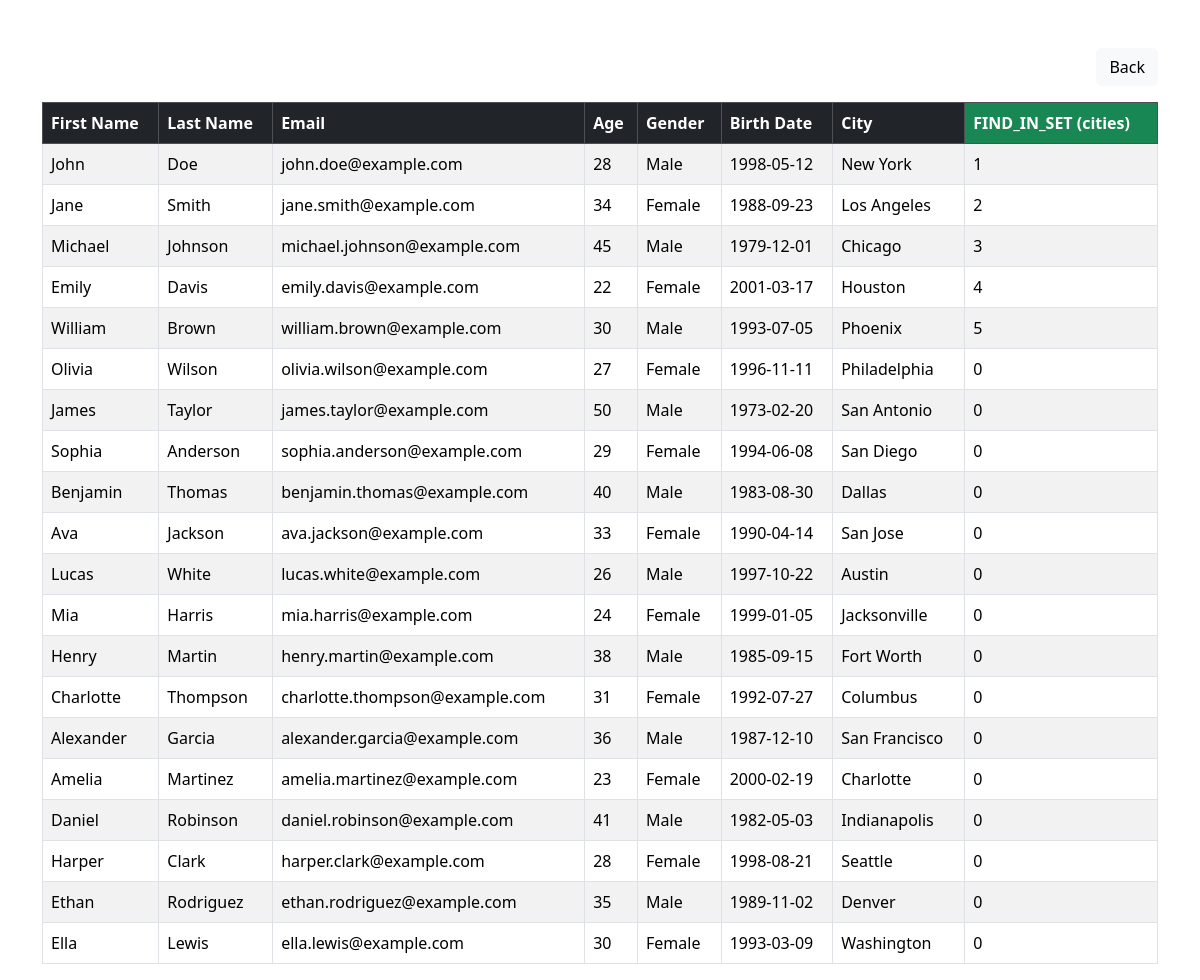
The page /find_in_set.php on the database its author committed.
### tables this page shows
CREATE TABLE `peopletbl` (
  `first_name` varchar(50) NOT NULL,
  `last_name` varchar(50) NOT NULL,
  `email` varchar(50) NOT NULL,
  `age` int(5) NOT NULL,
  `gender` varchar(20) NOT NULL,
  `birth_date` date NOT NULL,
  `city` varchar(50) NOT NULL
);

### find_in_set.php (the view, shortened to what this page needs)
<?php
require_once "dbconnection.php";
$sql = "SELECT *, FIND_IN_SET(city, 'New York,Los Angeles,Chicago,Houston,Phoenix') AS city_position FROM peopletbl";
$result = mysqli_query($conn, $sql);
?>
<!DOCTYPE html>
<html lang="en">
<head>
    <link href="https://cdn.jsdelivr.net/npm/bootstrap@5.3.2/dist/css/bootstrap.min.css" rel="stylesheet">
</head>
<body>
<div class="container mt-5">
    <div class="d-flex justify-content-end mb-3">
        <a href="index.php" class="btn btn-light">Back</a>
    </div>
    <table class="table table-bordered table-striped">
        <thead class="table-dark">
            <tr>
                <th>First Name</th>
                <th>Last Name</th>
                <th>Email</th>
                <th>Age</th>
                <th>Gender</th>
                <th>Birth Date</th>
                <th>City</th>
                <th class="bg-success">FIND_IN_SET (cities)</th>
            </tr>
        </thead>
        <tbody>
        <?php
        if (mysqli_num_rows($result) > 0) {
            while ($row = mysqli_fetch_assoc($result)) {
                echo "<tr>";
                echo "<td>{$row['first_name']}</td>";
                echo "<td>{$row['last_name']}</td>";
                echo "<td>{$row['email']}</td>";
                echo "<td>{$row['age']}</td>";
                echo "<td>{$row['gender']}</td>";
                echo "<td>{$row['birth_date']}</td>";
                echo "<td>{$row['city']}</td>";
                echo "<td>{$row['city_position']}</td>";
                echo "</tr>";
            }
        } else {
            echo "<tr><td colspan='8'>No records found</td></tr>";
        }
        ?>
        </tbody>
    </table>
</div>
</body>
</html>

### rows shown on the page
peopletbl: first_name "John", last_name "Doe", email "john.doe@example.com", age "28", gender "Male", birth_date "1998-05-12", city "New York", city_position "1"
peopletbl: first_name "Jane", last_name "Smith", email "jane.smith@example.com", age "34", gender "Female", birth_date "1988-09-23", city "Los Angeles", city_position "2"
peopletbl: first_name "Michael", last_name "Johnson", email "michael.johnson@example.com", age "45", gender "Male", birth_date "1979-12-01", city "Chicago", city_position "3"
peopletbl: first_name "Emily", last_name "Davis", email "emily.davis@example.com", age "22", gender "Female", birth_date "2001-03-17", city "Houston", city_position "4"
peopletbl: first_name "William", last_name "Brown", email "william.brown@example.com", age "30", gender "Male", birth_date "1993-07-05", city "Phoenix", city_position "5"
peopletbl: first_name "Olivia", last_name "Wilson", email "olivia.wilson@example.com", age "27", gender "Female", birth_date "1996-11-11", city "Philadelphia", city_position "0"
peopletbl: first_name "James", last_name "Taylor", email "james.taylor@example.com", age "50", gender "Male", birth_date "1973-02-20", city "San Antonio", city_position "0"
peopletbl: first_name "Sophia", last_name "Anderson", email "sophia.anderson@example.com", age "29", gender "Female", birth_date "1994-06-08", city "San Diego", city_position "0"
peopletbl: first_name "Benjamin", last_name "Thomas", email "benjamin.thomas@example.com", age "40", gender "Male", birth_date "1983-08-30", city "Dallas", city_position "0"
peopletbl: first_name "Ava", last_name "Jackson", email "ava.jackson@example.com", age "33", gender "Female", birth_date "1990-04-14", city "San Jose", city_position "0"
peopletbl: first_name "Lucas", last_name "White", email "lucas.white@example.com", age "26", gender "Male", birth_date "1997-10-22", city "Austin", city_position "0"
peopletbl: first_name "Mia", last_name "Harris", email "mia.harris@example.com", age "24", gender "Female", birth_date "1999-01-05", city "Jacksonville", city_position "0"
peopletbl: first_name "Henry", last_name "Martin", email "henry.martin@example.com", age "38", gender "Male", birth_date "1985-09-15", city "Fort Worth", city_position "0"
peopletbl: first_name "Charlotte", last_name "Thompson", email "charlotte.thompson@example.com", age "31", gender "Female", birth_date "1992-07-27", city "Columbus", city_position "0"
peopletbl: first_name "Alexander", last_name "Garcia", email "alexander.garcia@example.com", age "36", gender "Male", birth_date "1987-12-10", city "San Francisco", city_position "0"
peopletbl: first_name "Amelia", last_name "Martinez", email "amelia.martinez@example.com", age "23", gender "Female", birth_date "2000-02-19", city "Charlotte", city_position "0"
peopletbl: first_name "Daniel", last_name "Robinson", email "daniel.robinson@example.com", age "41", gender "Male", birth_date "1982-05-03", city "Indianapolis", city_position "0"
peopletbl: first_name "Harper", last_name "Clark", email "harper.clark@example.com", age "28", gender "Female", birth_date "1998-08-21", city "Seattle", city_position "0"
peopletbl: first_name "Ethan", last_name "Rodriguez", email "ethan.rodriguez@example.com", age "35", gender "Male", birth_date "1989-11-02", city "Denver", city_position "0"
peopletbl: first_name "Ella", last_name "Lewis", email "ella.lewis@example.com", age "30", gender "Female", birth_date "1993-03-09", city "Washington", city_position "0"
